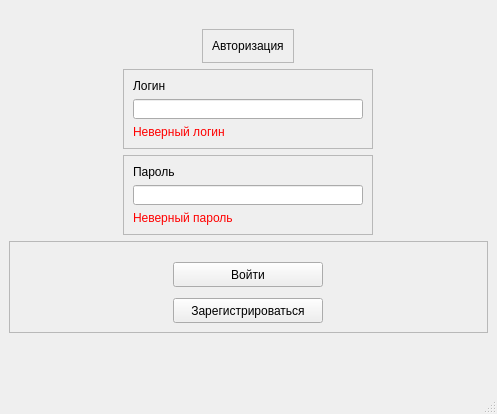
<?xml version="1.0" encoding="UTF-8"?>
<ui version="4.0">
 <class>MainWindow</class>
 <widget class="QMainWindow" name="MainWindow">
  <property name="enabled">
   <bool>true</bool>
  </property>
  <property name="geometry">
   <rect>
    <x>0</x>
    <y>0</y>
    <width>497</width>
    <height>414</height>
   </rect>
  </property>
  <property name="maximumSize">
   <size>
    <width>800</width>
    <height>600</height>
   </size>
  </property>
  <property name="baseSize">
   <size>
    <width>497</width>
    <height>414</height>
   </size>
  </property>
  <property name="windowTitle">
   <string>MainWindow</string>
  </property>
  <property name="styleSheet">
   <string notr="true"/>
  </property>
  <widget class="QWidget" name="centralwidget">
   <layout class="QVBoxLayout" name="verticalLayout">
    <item alignment="Qt::AlignHCenter|Qt::AlignBottom">
     <widget class="QFrame" name="frame_4">
      <property name="maximumSize">
       <size>
        <width>16777215</width>
        <height>60</height>
       </size>
      </property>
      <property name="frameShape">
       <enum>QFrame::StyledPanel</enum>
      </property>
      <property name="frameShadow">
       <enum>QFrame::Raised</enum>
      </property>
      <layout class="QVBoxLayout" name="verticalLayout_5">
       <property name="topMargin">
        <number>9</number>
       </property>
       <item>
        <widget class="QLabel" name="label_3">
         <property name="maximumSize">
          <size>
           <width>16777215</width>
           <height>16777215</height>
          </size>
         </property>
         <property name="text">
          <string>Авторизация</string>
         </property>
        </widget>
       </item>
      </layout>
     </widget>
    </item>
    <item alignment="Qt::AlignHCenter|Qt::AlignVCenter">
     <widget class="QFrame" name="frame">
      <property name="sizePolicy">
       <sizepolicy hsizetype="Preferred" vsizetype="Preferred">
        <horstretch>0</horstretch>
        <verstretch>0</verstretch>
       </sizepolicy>
      </property>
      <property name="minimumSize">
       <size>
        <width>250</width>
        <height>0</height>
       </size>
      </property>
      <property name="maximumSize">
       <size>
        <width>16777215</width>
        <height>80</height>
       </size>
      </property>
      <property name="baseSize">
       <size>
        <width>0</width>
        <height>0</height>
       </size>
      </property>
      <property name="frameShape">
       <enum>QFrame::StyledPanel</enum>
      </property>
      <property name="frameShadow">
       <enum>QFrame::Raised</enum>
      </property>
      <layout class="QVBoxLayout" name="verticalLayout_2">
       <item alignment="Qt::AlignBottom">
        <widget class="QLabel" name="label">
         <property name="maximumSize">
          <size>
           <width>200</width>
           <height>50</height>
          </size>
         </property>
         <property name="text">
          <string>Логин</string>
         </property>
        </widget>
       </item>
       <item>
        <widget class="QLineEdit" name="loginEdit"/>
       </item>
       <item>
        <widget class="QLabel" name="loginErrorLabel">
         <property name="enabled">
          <bool>true</bool>
         </property>
         <property name="styleSheet">
          <string notr="true">color: rgb(255, 0, 0);</string>
         </property>
         <property name="text">
          <string>Неверный логин</string>
         </property>
        </widget>
       </item>
      </layout>
     </widget>
    </item>
    <item alignment="Qt::AlignHCenter">
     <widget class="QFrame" name="frame_2">
      <property name="sizePolicy">
       <sizepolicy hsizetype="Preferred" vsizetype="Preferred">
        <horstretch>0</horstretch>
        <verstretch>0</verstretch>
       </sizepolicy>
      </property>
      <property name="minimumSize">
       <size>
        <width>250</width>
        <height>0</height>
       </size>
      </property>
      <property name="maximumSize">
       <size>
        <width>16777215</width>
        <height>80</height>
       </size>
      </property>
      <property name="baseSize">
       <size>
        <width>0</width>
        <height>0</height>
       </size>
      </property>
      <property name="frameShape">
       <enum>QFrame::StyledPanel</enum>
      </property>
      <property name="frameShadow">
       <enum>QFrame::Raised</enum>
      </property>
      <layout class="QVBoxLayout" name="verticalLayout_3">
       <item alignment="Qt::AlignBottom">
        <widget class="QLabel" name="label_2">
         <property name="maximumSize">
          <size>
           <width>200</width>
           <height>50</height>
          </size>
         </property>
         <property name="text">
          <string>Пароль</string>
         </property>
        </widget>
       </item>
       <item>
        <widget class="QLineEdit" name="passwordEdit">
         <property name="minimumSize">
          <size>
           <width>0</width>
           <height>20</height>
          </size>
         </property>
        </widget>
       </item>
       <item>
        <spacer name="verticalSpacer_3">
         <property name="orientation">
          <enum>Qt::Vertical</enum>
         </property>
         <property name="sizeHint" stdset="0">
          <size>
           <width>20</width>
           <height>40</height>
          </size>
         </property>
        </spacer>
       </item>
       <item>
        <widget class="QLabel" name="passwordErrorLabel">
         <property name="enabled">
          <bool>true</bool>
         </property>
         <property name="styleSheet">
          <string notr="true">color: rgb(255, 0, 0);</string>
         </property>
         <property name="text">
          <string>Неверный пароль</string>
         </property>
        </widget>
       </item>
      </layout>
     </widget>
    </item>
    <item alignment="Qt::AlignTop">
     <widget class="QFrame" name="frame_3">
      <property name="maximumSize">
       <size>
        <width>16777215</width>
        <height>16777215</height>
       </size>
      </property>
      <property name="frameShape">
       <enum>QFrame::StyledPanel</enum>
      </property>
      <property name="frameShadow">
       <enum>QFrame::Raised</enum>
      </property>
      <layout class="QVBoxLayout" name="verticalLayout_4">
       <property name="topMargin">
        <number>20</number>
       </property>
       <property name="bottomMargin">
        <number>9</number>
       </property>
       <item alignment="Qt::AlignHCenter">
        <widget class="QPushButton" name="authButton">
         <property name="minimumSize">
          <size>
           <width>150</width>
           <height>25</height>
          </size>
         </property>
         <property name="maximumSize">
          <size>
           <width>120</width>
           <height>16777215</height>
          </size>
         </property>
         <property name="text">
          <string>Войти</string>
         </property>
        </widget>
       </item>
       <item>
        <spacer name="verticalSpacer">
         <property name="orientation">
          <enum>Qt::Vertical</enum>
         </property>
         <property name="sizeHint" stdset="0">
          <size>
           <width>20</width>
           <height>5</height>
          </size>
         </property>
        </spacer>
       </item>
       <item alignment="Qt::AlignHCenter">
        <widget class="QPushButton" name="registerButton">
         <property name="minimumSize">
          <size>
           <width>150</width>
           <height>25</height>
          </size>
         </property>
         <property name="maximumSize">
          <size>
           <width>120</width>
           <height>16777215</height>
          </size>
         </property>
         <property name="text">
          <string>Зарегистрироваться</string>
         </property>
        </widget>
       </item>
      </layout>
     </widget>
    </item>
    <item>
     <spacer name="verticalSpacer_2">
      <property name="orientation">
       <enum>Qt::Vertical</enum>
      </property>
      <property name="sizeType">
       <enum>QSizePolicy::Maximum</enum>
      </property>
      <property name="sizeHint" stdset="0">
       <size>
        <width>20</width>
        <height>50</height>
       </size>
      </property>
     </spacer>
    </item>
   </layout>
  </widget>
  <widget class="QMenuBar" name="menubar">
   <property name="geometry">
    <rect>
     <x>0</x>
     <y>0</y>
     <width>497</width>
     <height>21</height>
    </rect>
   </property>
  </widget>
  <widget class="QStatusBar" name="statusbar"/>
 </widget>
 <resources/>
 <connections/>
</ui>
